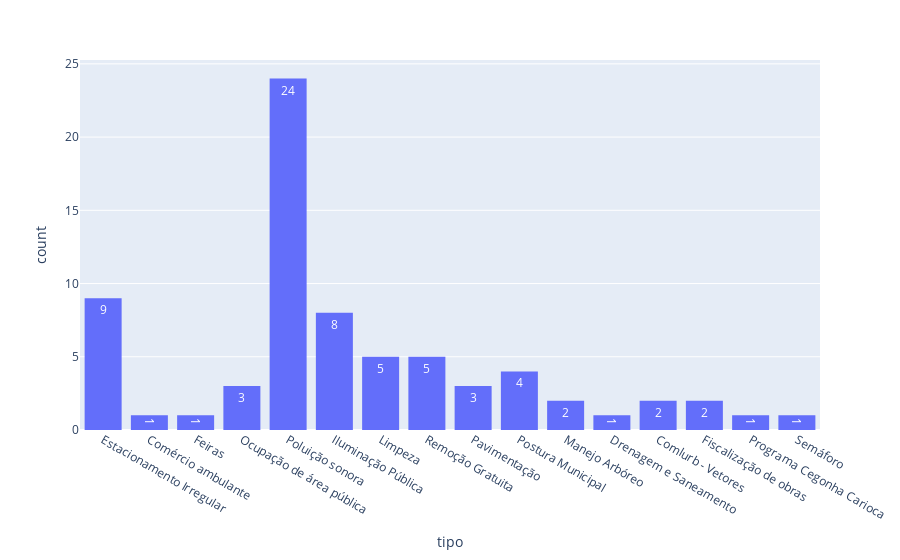

Source (notebook cell):
### Markdown cell above
### 2) Qual o tipo de chamado que teve mais teve chamados abertos no dia 01/04/2023?

### Code cell
fig = px.histogram(df, x="tipo", barmode='group', text_auto= True)
fig.update_layout(bargap=0.2)
fig.show()

### Figure 1 — Plotly figure (JSON) as saved in the notebook; plotly's stock layout.template omitted (floating-point values rounded to 4 significant figures)
{"data": [{"alignmentgroup": "True", "bingroup": "x", "hovertemplate": "tipo=%{x}<br>count=%{y}<extra></extra>", "legendgroup": "", "marker": {"color": "#636efa", "pattern": {"shape": ""}}, "name": "", "offsetgroup": "", "orientation": "v", "showlegend": false, "texttemplate": "%{value}", "type": "histogram", "x": ["Estacionamento Irregular", "Comércio ambulante", "Feiras", "Ocupação de área pública", "Poluição sonora", "Poluição sonora", "Poluição sonora", "Iluminação Pública", "Limpeza", "Remoção Gratuita", "Estacionamento Irregular", "Poluição sonora", "Poluição sonora", "Poluição sonora", "Poluição sonora", "Poluição sonora", "Poluição sonora", "Poluição sonora", "Poluição sonora", "Poluição sonora", "Poluição sonora", "Pavimentação", "Remoção Gratuita", "Postura Municipal", "Postura Municipal", "Iluminação Pública", "Pavimentação", "Limpeza", "Manejo Arbóreo", "Remoção Gratuita", "Remoção Gratuita", "Remoção Gratuita", "Estacionamento Irregular", "Estacionamento Irregular", "Poluição sonora", "Poluição sonora", "Poluição sonora", "Poluição sonora", "Poluição sonora", "Postura Municipal", "Postura Municipal", "Drenagem e Saneamento", "Comlurb - Vetores", "Comlurb - Vetores", "Fiscalização de obras", "Fiscalização de obras", "Poluição sonora", "Iluminação Pública", "Estacionamento Irregular", "Estacionamento Irregular", "Estacionamento Irregular", "Iluminação Pública", "Iluminação Pública", "Pavimentação", "Limpeza", "Programa Cegonha Carioca", "Poluição sonora", "Poluição sonora", "Iluminação Pública", "Estacionamento Irregular", "Estacionamento Irregular", "Iluminação Pública", "Semáforo", "Ocupação de área pública", "Ocupação de área pública", "Limpeza", "Limpeza", "Poluição sonora", "Poluição sonora", "Manejo Arbóreo", "Poluição sonora", "Iluminação Pública"], "xaxis": "x", "yaxis": "y"}], "layout": {"bargap": 0.2, "barmode": "group", "legend": {"tracegroupgap": 0}, "margin": {"t": 60}, "xaxis": {"anchor": "y", "domain": [0, 1], "title": {"text": "tipo"}}, "yaxis": {"anchor": "x", "domain": [0, 1], "title": {"text": "count"}}}}
